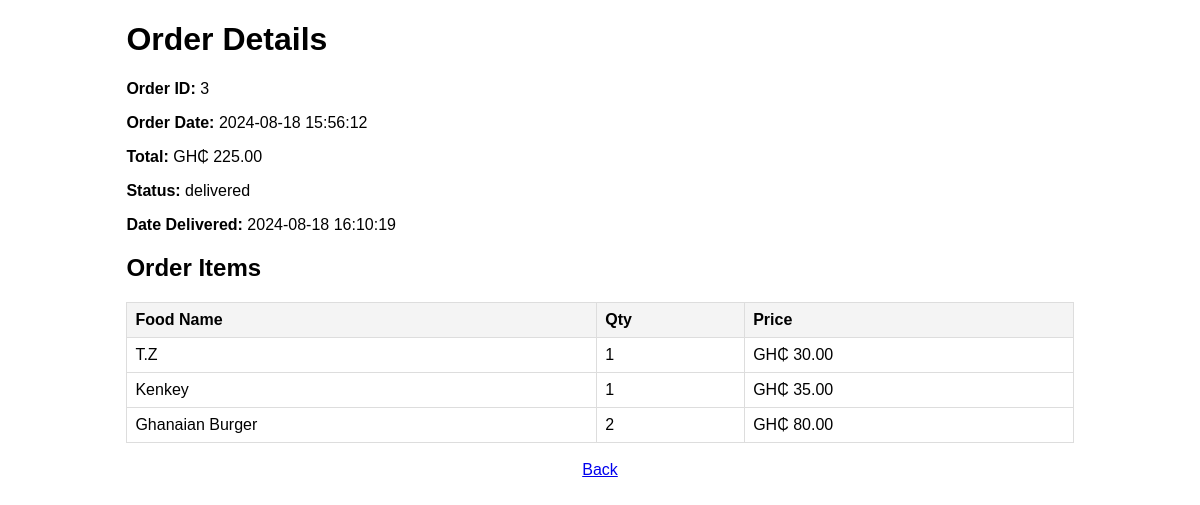
Page /admin/order_details.php?order_id=3 (signed in) on the committed database.
### tables this page shows
CREATE TABLE `orders` (
  `id` int(11) NOT NULL,
  `customer_id` int(11) DEFAULT NULL,
  `total_price` decimal(10,2) NOT NULL,
  `order_date` timestamp NOT NULL DEFAULT current_timestamp(),
  `kitchen_status` varchar(20) DEFAULT 'pending',
  `kitchen_confirmation_time` datetime DEFAULT NULL,
  `delivery_status` varchar(20) DEFAULT 'pending',
  `delivered_by` int(11) DEFAULT NULL,
  `delivery_time` timestamp NULL DEFAULT NULL
);

CREATE TABLE `order_items` (
  `id` int(11) NOT NULL,
  `order_id` int(11) NOT NULL,
  `food_item_id` int(11) NOT NULL,
  `quantity` int(11) NOT NULL,
  `price` decimal(10,2) NOT NULL
);

CREATE TABLE `food_items` (
  `id` int(11) NOT NULL,
  `name` varchar(255) NOT NULL,
  `price` decimal(10,2) NOT NULL,
  `description` text DEFAULT NULL,
  `image` varchar(255) DEFAULT NULL
);

### admin/order_details.php (the view, shortened to what this page needs)
<?php
include('../conn.php');
$role = $_SESSION['role'];
$order_id = isset($_GET['order_id']) ? intval($_GET['order_id']) : 0;
$query = "SELECT * FROM orders WHERE id = ?";
$stmt = $conn->prepare($query);
$stmt->bind_param("i", $order_id);
$stmt->execute();
$order_result = $stmt->get_result();
$order = $order_result->fetch_assoc();
$query_items = "SELECT oi.*, fi.name AS item_name, fi.price, fi.description
    FROM order_items oi
    JOIN food_items fi ON oi.food_item_id = fi.id
    WHERE oi.order_id = ?";
$stmt_items = $conn->prepare($query_items);
$stmt_items->bind_param("i", $order_id);
$stmt_items->execute();
$items_result = $stmt_items->get_result();
?>
<!DOCTYPE html>
<html lang="en">
<head>
</head>
<body>
    <div class="container">
        <h1>Order Details</h1>
        <p><strong>Order ID:</strong> <?php echo htmlspecialchars($order['id']); ?></p>
        <p><strong>Order Date:</strong> <?php echo htmlspecialchars($order['order_date']); ?></p>
        <p><strong>Total:</strong> GH₵ <?php echo htmlspecialchars($order['total_price']); ?></p>
        <p><strong>Status:</strong> <?php echo htmlspecialchars($order['delivery_status']); ?></p>
        <p><strong>Date Delivered:</strong> <?php echo htmlspecialchars($order['delivery_time']); ?></p>
        <h2>Order Items</h2>
        <table>
            <thead>
                <tr>
                    <th>Food Name</th>
                    <th>Qty</th>
                    <th>Price</th>
                </tr>
            </thead>
            <tbody>
                <?php if ($items_result->num_rows > 0): ?>
                    <?php while ($item = $items_result->fetch_assoc()): ?>
                        <tr>
                            <td><?php echo htmlspecialchars($item['item_name']); ?></td>
                            <td><?php echo htmlspecialchars($item['quantity']); ?></td>
                            <td>GH₵ <?php echo htmlspecialchars($item['price']); ?></td>
                        </tr>
                    <?php endwhile; ?>
                <?php else: ?>
                    <tr>
                        <td colspan="3">No food order found.</td>
                    </tr>
                <?php endif; ?>
            </tbody>
        </table>
    </div>
    <br>
            <?php
              switch ($role) {
                  case 'rider':
                      echo'<center><div>
                      <a href="rider_dashboard.php">Back</a>
                  </div></center>';
                      break;
              }
              ?>
</body>
</html>

### admin/order_details.php (style rules this page uses)
body { font-family: Arial, sans-serif; }
.container { width: 80%; margin: 0 auto; }
table { width: 100%; border-collapse: collapse; margin-top: 20px; }
table, th, td { border: 1px solid #ddd; }
th, td { padding: 8px; text-align: left; }
th { background-color: #f4f4f4; }

### rows in the picture
orders: id "3", order_date "2024-08-18 15:56:12", total_price "225.00", delivery_status "delivered", delivery_time "2024-08-18 16:10:19"
order_items: food_item.name "T.Z", quantity "1", food_item.price "30.00"
order_items: food_item.name "Kenkey", quantity "1", food_item.price "35.00"
order_items: food_item.name "Ghanaian Burger", quantity "2", food_item.price "80.00"
